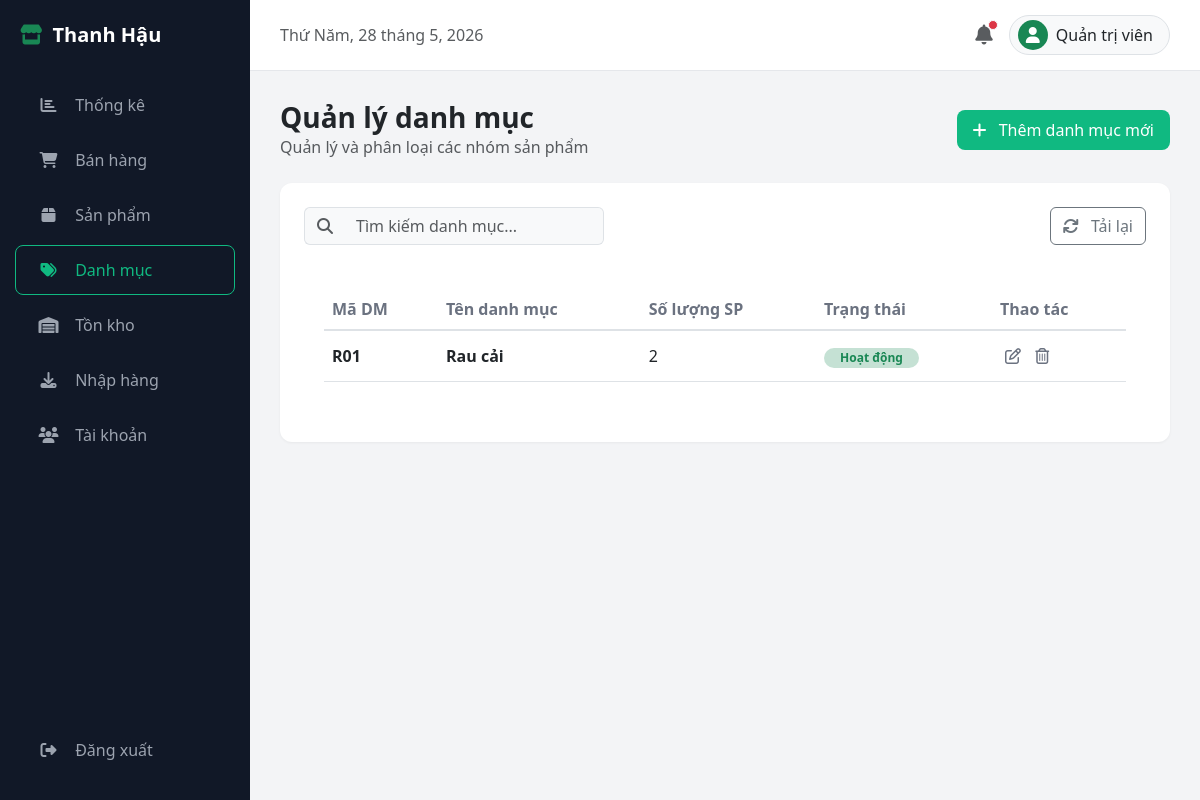
/categories.php (signed in), run on the app's committed database.
### tables this page shows
CREATE TABLE `danh_muc` (
  `id` int(11) NOT NULL,
  `ma_danh_muc` varchar(20) NOT NULL,
  `ten_danh_muc` varchar(100) NOT NULL,
  `trang_thai` tinyint(4) DEFAULT 1
);

### categories.php (the view, shortened to what this page needs)
<?php
include 'connect.php';
$search = $_GET['search'] ?? '';
$where = "";
$sql_select = "SELECT d.*, (SELECT COUNT(*) FROM san_pham s WHERE s.id_danh_muc = d.id) as so_luong_sp FROM danh_muc d $where ORDER BY id DESC";
$result = $conn->query($sql_select);
include 'includes/header.php';
?>
<div class="d-flex justify-content-between align-items-center mb-4">
    <div>
        <h3 class="fw-bold mb-0">Quản lý danh mục</h3>
        <p class="text-muted mb-0">Quản lý và phân loại các nhóm sản phẩm</p>
    </div>
    <div>
        <button class="btn btn-custom" data-bs-toggle="modal" data-bs-target="#categoryModal" onclick="resetForm()">
            <i class="fas fa-plus me-2"></i> Thêm danh mục mới
        </button>
    </div>
</div>
<div class="card p-4">
    <div class="d-flex justify-content-between align-items-center mb-4">
        <form action="" method="GET" class="input-group" style="width: 300px;">
            <button type="submit" class="input-group-text bg-light border-end-0"><i class="fas fa-search text-muted"></i></button>
            <input type="text" name="search" class="form-control border-start-0 bg-light" value="<?= htmlspecialchars($search) ?>" placeholder="Tìm kiếm danh mục...">
        </form>
        <div>
            <a href="categories.php" class="btn btn-outline-secondary"><i class="fas fa-sync me-2"></i> Tải lại</a>
        </div>
    </div>
    <div class="table-responsive">
        <table class="table table-hover">
            <thead>
                <tr>
                    <th>Mã DM</th>
                    <th>Tên danh mục</th>
                    <th>Số lượng SP</th>
                    <th>Trạng thái</th>
                    <th>Thao tác</th>
                </tr>
            </thead>
            <tbody>
                <?php while ($row = $result->fetch_assoc()): ?>
                <tr>
                    <td class="fw-bold text-dark"><?= $row['ma_danh_muc'] ?></td>
                    <td class="fw-bold text-dark"><?= $row['ten_danh_muc'] ?></td>
                    <td><?= $row['so_luong_sp'] ?></td>
                    <td>
                        <?php if ($row['trang_thai'] == 1): ?>
                            <span class="badge bg-success bg-opacity-25 text-success px-3 py-1 rounded-pill">Hoạt động</span>
                        <?php else: ?>
                            <span class="badge bg-secondary bg-opacity-25 text-secondary px-3 py-1 rounded-pill">Ngừng kinh doanh</span>
                        <?php endif; ?>
                    </td>
                    <td>
                        <button class="action-btn" onclick="editCategory(<?= $row['id'] ?>, '<?= htmlspecialchars($row['ma_danh_muc'], ENT_QUOTES) ?>', '<?= htmlspecialchars($row['ten_danh_muc'], ENT_QUOTES) ?>', <?= $row['trang_thai'] ?>)">
                            <i class="far fa-edit"></i>
                        </button>
                        <a href="categories.php?delete=<?= $row['id'] ?>" class="action-btn text-decoration-none" onclick="return confirm('Bạn có chắc muốn xóa danh mục này?');">
                            <i class="far fa-trash-alt"></i>
                        </a>
                    </td>
                </tr>
                <?php endwhile; ?>
            </tbody>
        </table>
    </div>
</div>
<?php include 'includes/footer.php'; ?>

### assets/css/style.css (style rules this page uses)
body { background-color: #f3f4f6; font-family: 'Segoe UI', Tahoma, Geneva, Verdana, sans-serif; }
.card { border: none; border-radius: 12px; box-shadow: 0 1px 3px rgba(0,0,0,0.05); }
.btn-custom { background-color: #10b981; color: white; border: none; border-radius: 8px; padding: 8px 16px; }
.table-responsive { background: white; border-radius: 12px; padding: 20px; }
.table th { font-weight: 600; color: #6b7280; border-bottom-width: 2px; }
.table td { vertical-align: middle; }
.action-btn { background: transparent; border: none; color: #6b7280; padding: 5px; transition: 0.2s; }

### data on the page
danh_muc: ma_danh_muc "R01", ten_danh_muc "Rau cải", so_luong_sp "2", trang_thai "Hoạt động"

### other printed values
$_SESSION['ho_ten'] "Quản trị viên"
